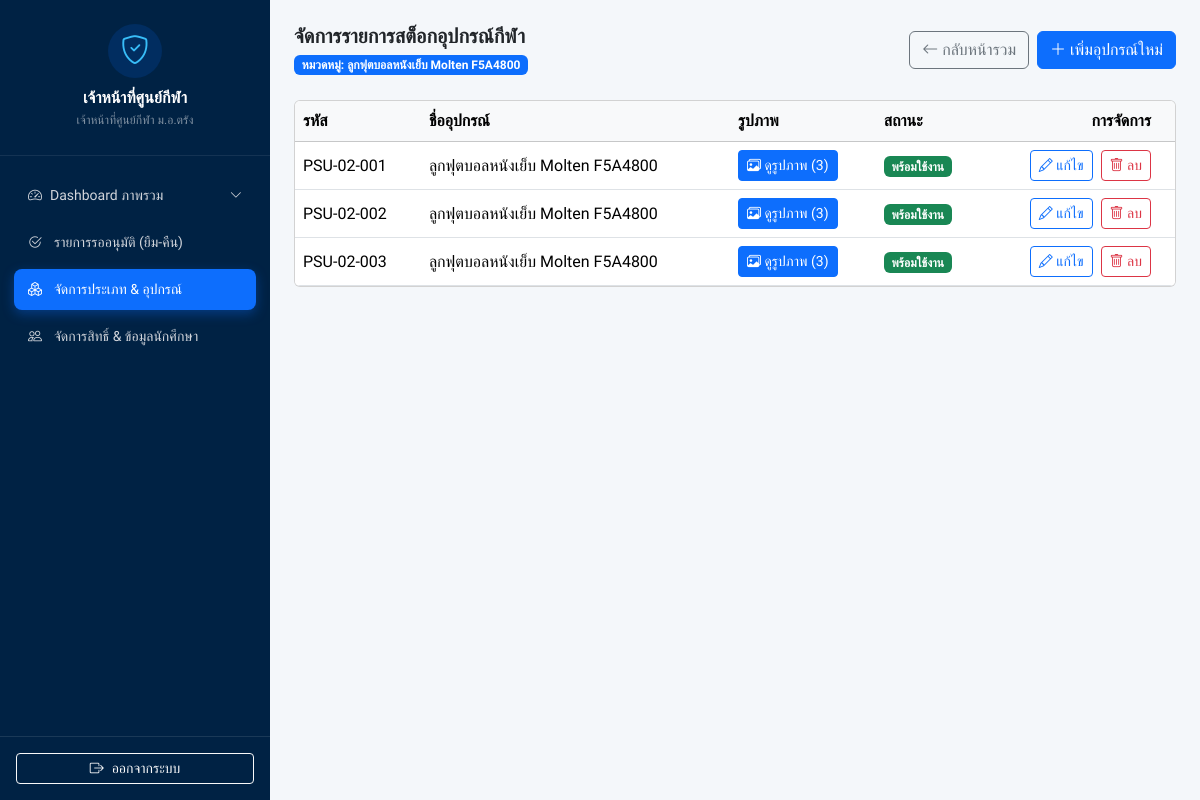
The app's page /admin/equipment.php?category_id=2 (signed in) with its own data.
### tables this page shows
CREATE TABLE IF NOT EXISTS `sport_categories` (
  `category_id` int(11) NOT NULL AUTO_INCREMENT,
  `category_name` varchar(100) NOT NULL,
  `create_at` timestamp NULL DEFAULT current_timestamp(),
  PRIMARY KEY (`category_id`) USING BTREE
);

CREATE TABLE IF NOT EXISTS `sport_equipment` (
  `eq_id` int(11) NOT NULL AUTO_INCREMENT,
  `category_id` int(11) DEFAULT NULL,
  `eq_code` varchar(255) DEFAULT '',
  `eq_name` varchar(255) DEFAULT '',
  `status` enum('avaliable','borrowed','damaged','maintenance','pending') NOT NULL DEFAULT 'avaliable',
  `created_at` timestamp NULL DEFAULT current_timestamp(),
  PRIMARY KEY (`eq_id`),
  KEY `category_id` (`category_id`),
  CONSTRAINT `category_id` FOREIGN KEY (`category_id`) REFERENCES `sport_categories` (`category_id`) ON UPDATE CASCADE
);

### admin/equipment.php (the view, shortened to what this page needs)
<?php
require_once '../config/db.php';
$category_id = isset($_GET['category_id']) ? (int)$_GET['category_id'] : 0;
$cat_stmt = $pdo->prepare("SELECT * FROM sport_categories WHERE category_id = ?");
$cat_stmt->execute([$category_id]);
$current_category = $cat_stmt->fetch();
$category_name = $current_category ? $current_category['category_name'] : '';
$query = "
    SELECT e.*,
        GROUP_CONCAT(CONCAT(img.image_id, ':::', img.image_path) SEPARATOR '||') as all_images,
        COUNT(img.image_id) as img_count
    FROM sport_equipment e
    LEFT JOIN image_equipment img ON e.eq_id = img.eq_id
";
if ($category_id > 0) {
    $stmt = $pdo->prepare($query . " WHERE e.category_id = ? GROUP BY e.eq_id ORDER BY e.eq_id ASC");
    $stmt->execute([$category_id]);
} else {
    $stmt = $pdo->query($query . " GROUP BY e.eq_id ORDER BY e.eq_id ASC");
}
$equipments = $stmt->fetchAll();
?>
<!DOCTYPE html>
<html lang="th">
<head>
</head>
<body class="d-flex">
    <?php include '../components/sidebar.php'; ?>
    <div class="flex-grow-1 p-4">
        <div class="d-flex justify-content-between align-items-center mb-4">
            <div>
                <h5 class="fw-bold mb-1">จัดการรายการสต็อกอุปกรณ์กีฬา</h5>
                <?php if(!empty($category_name)): ?>
                    <span class="badge bg-primary text-white">หมวดหมู่: <?= htmlspecialchars($category_name) ?></span>
                <?php endif; ?>
            </div>
            <div class="d-flex gap-2">
                <a href="categories.php" class="btn btn-outline-secondary"><i class="bi bi-arrow-left"></i> กลับหน้ารวม</a>
                <?php if($category_id > 0): ?>
                <button class="btn btn-primary" data-bs-toggle="modal" data-bs-target="#addModal">
                    <i class="bi bi-plus-lg"></i> เพิ่มอุปกรณ์ใหม่
                </button>
                <?php endif; ?>
            </div>
        </div>
        <div class="card card-custom p-0 overflow-hidden">
            <table class="table table-hover mb-0 align-middle">
                <thead class="table-light">
                    <tr>
                        <th>รหัส</th>
                        <th>ชื่ออุปกรณ์</th>
                        <th>รูปภาพ</th>
                        <th>สถานะ</th>
                        <th class="text-end pe-4">การจัดการ</th>
                    </tr>
                </thead>
                <tbody>
                    <?php foreach($equipments as $eq):
                        $img_list = [];
                        if(!empty($eq['all_images'])) {
                            $pairs = explode('||', $eq['all_images']);
                            foreach($pairs as $p) {
                                $parts = explode(':::', $p);
                                if(count($parts) === 2) {
                                    $img_list[] = ['id' => $parts[0], 'path' => $parts[1]];
                                }
                            }
                        }
                    ?>
                    <tr>
                        <td><?= htmlspecialchars($eq['eq_code']) ?></td>
                        <td><?= htmlspecialchars($eq['eq_name']) ?></td>
                        <td>
                            <?php if(!empty($img_list)): ?>
                                <button class="btn btn-sm btn-primary" onclick='viewMultipleImages(<?= json_encode($img_list) ?>, "<?= htmlspecialchars($eq['eq_code']) ?>")'>
                                    <i class="bi bi-images"></i> ดูรูปภาพ (<?= count($img_list) ?>)
                                </button>
                            <?php else: ?>
                                <button class="btn btn-sm btn-secondary" disabled>ไม่มีรูป</button>
                            <?php endif; ?>
                        </td>
                        <td>
                            <?php
                            if($eq['status'] == 'avaliable') {
                                echo '<span class="badge bg-success">พร้อมใช้งาน</span>';
                            } elseif($eq['status'] == 'borrowed') {
                                echo '<span class="badge bg-warning text-dark">กำลังใช้งานอยู่</span>';
                            } else {
                                echo '<span class="badge bg-danger">ไม่พร้อมใช้งาน</span>';
                            }
                            ?>
                        </td>
                        <td class="text-end pe-4">
                            <button class="btn btn-sm btn-outline-primary me-1" onclick='openEditModal(<?= json_encode($eq) ?>)'>
                                <i class="bi bi-pencil"></i> แก้ไข
                            </button>
                            <button class="btn btn-sm btn-outline-danger" onclick="openDeleteModal('<?= $eq['eq_id'] ?>', '<?= $eq['eq_code'] ?>')">
                                <i class="bi bi-trash"></i> ลบ
                            </button>
                        </td>
                    </tr>
                    <?php endforeach; ?>
                </tbody>
            </table>
        </div>
    </div>
</body>
</html>

### components/sidebar.php (style rules this page uses)
body { font-family: 'Prompt', sans-serif; background-color: #f4f7fa; }

### records on screen
sport_categories: category_name "ลูกฟุตบอลหนังเย็บ Molten F5A4800"
sport_equipment: eq_code "PSU-02-001", eq_name "ลูกฟุตบอลหนังเย็บ Molten F5A4800", count($img_list) "3", status "พร้อมใช้งาน"
sport_equipment: eq_code "PSU-02-002", eq_name "ลูกฟุตบอลหนังเย็บ Molten F5A4800", count($img_list) "3", status "พร้อมใช้งาน"
sport_equipment: eq_code "PSU-02-003", eq_name "ลูกฟุตบอลหนังเย็บ Molten F5A4800", count($img_list) "3", status "พร้อมใช้งาน"

### other values on screen
$adminName "เจ้าหน้าที่ศูนย์กีฬา"
